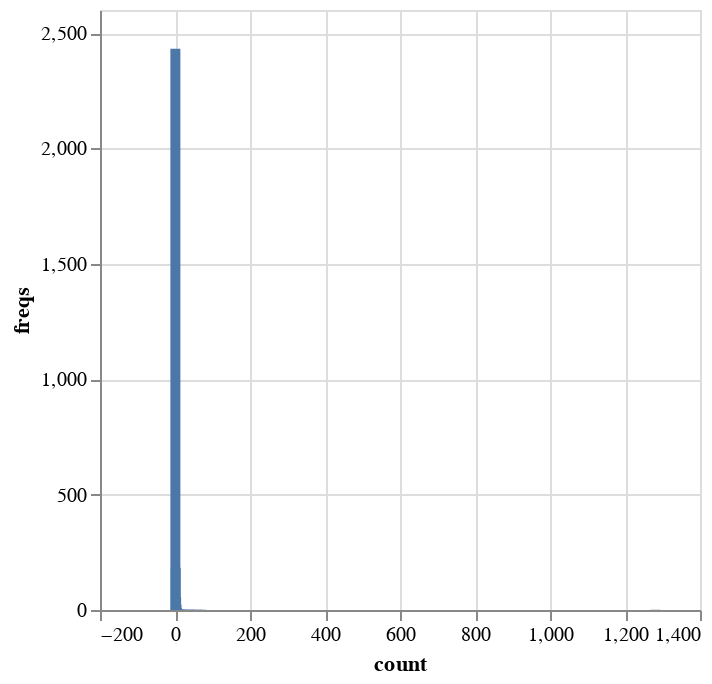

Write notebook code for a chart like this one.
### Code cell
chart = (
    alt.Chart(transferee_freqs)
    .mark_bar()
    .encode(
        alt.X('count:Q'),
        alt.Y('freqs:Q')
    )
)

chart

### Figure 1 — Vega-Lite specification as saved in the notebook (floating-point values rounded to 4 significant figures)
{"config": {"view": {"continuousWidth": 300, "continuousHeight": 300}}, "data": {"name": "data-029288d9c7fb34ed70de6f8b0204fbc2"}, "mark": {"type": "bar"}, "encoding": {"x": {"field": "count", "type": "quantitative"}, "y": {"field": "freqs", "type": "quantitative"}}, "$schema": "https://vega.github.io/schema/vega-lite/v5.17.0.json", "datasets": {"data-029288d9c7fb34ed70de6f8b0204fbc2": [{"count": 1, "freqs": 2432}, {"count": 2, "freqs": 183}, {"count": 3, "freqs": 57}, {"count": 4, "freqs": 23}, {"count": 5, "freqs": 9}, {"count": 6, "freqs": 3}, {"count": 7, "freqs": 2}, {"count": 8, "freqs": 1}, {"count": 9, "freqs": 1}, {"count": 11, "freqs": 1}, {"count": 14, "freqs": 1}, {"count": 16, "freqs": 1}, {"count": 17, "freqs": 1}, {"count": 35, "freqs": 1}, {"count": 40, "freqs": 1}, {"count": 43, "freqs": 1}, {"count": 60, "freqs": 1}, {"count": 70, "freqs": 1}, {"count": 1281, "freqs": 1}]}}
